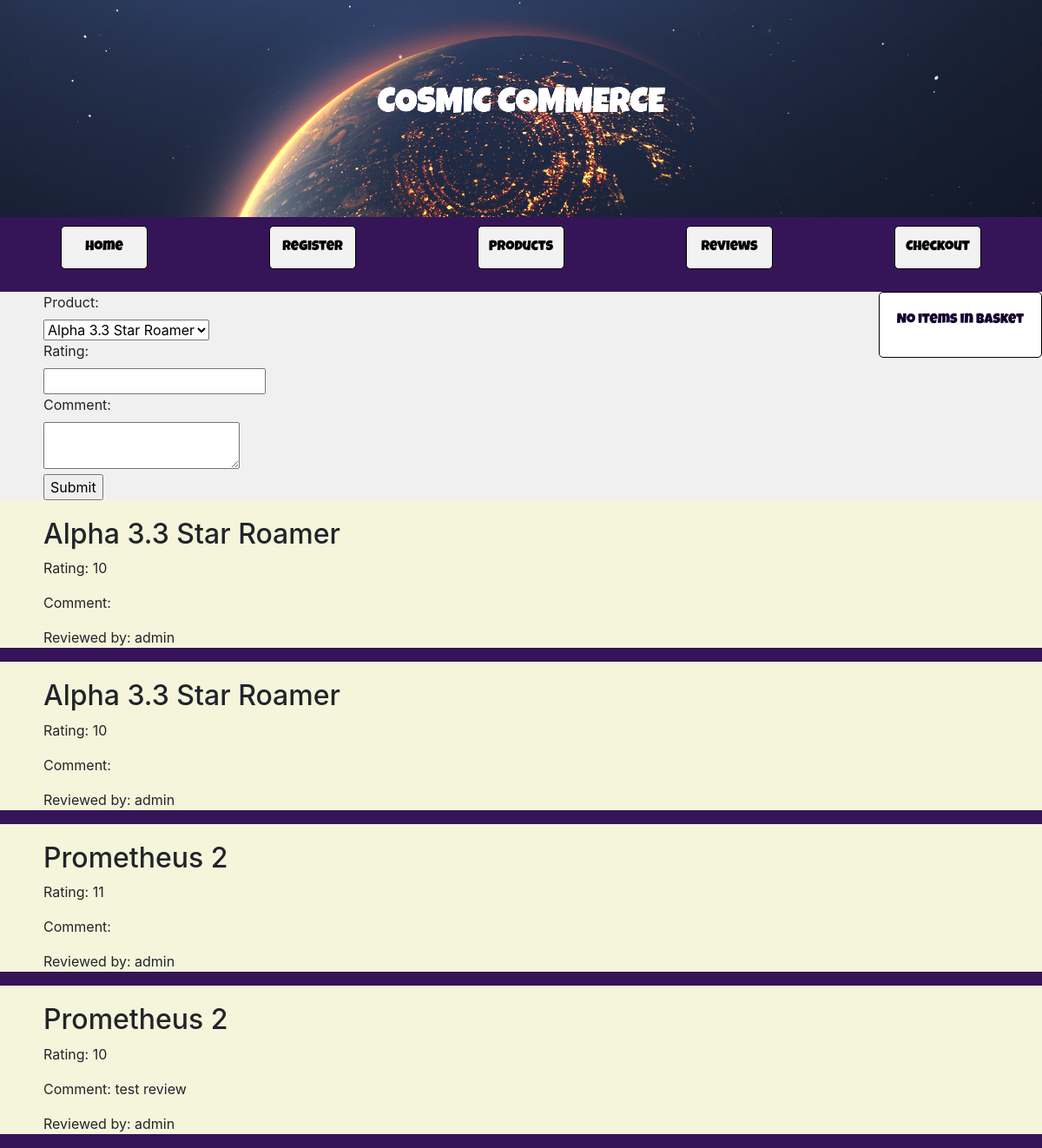
The page /reviews/ on the database as committed earlier.
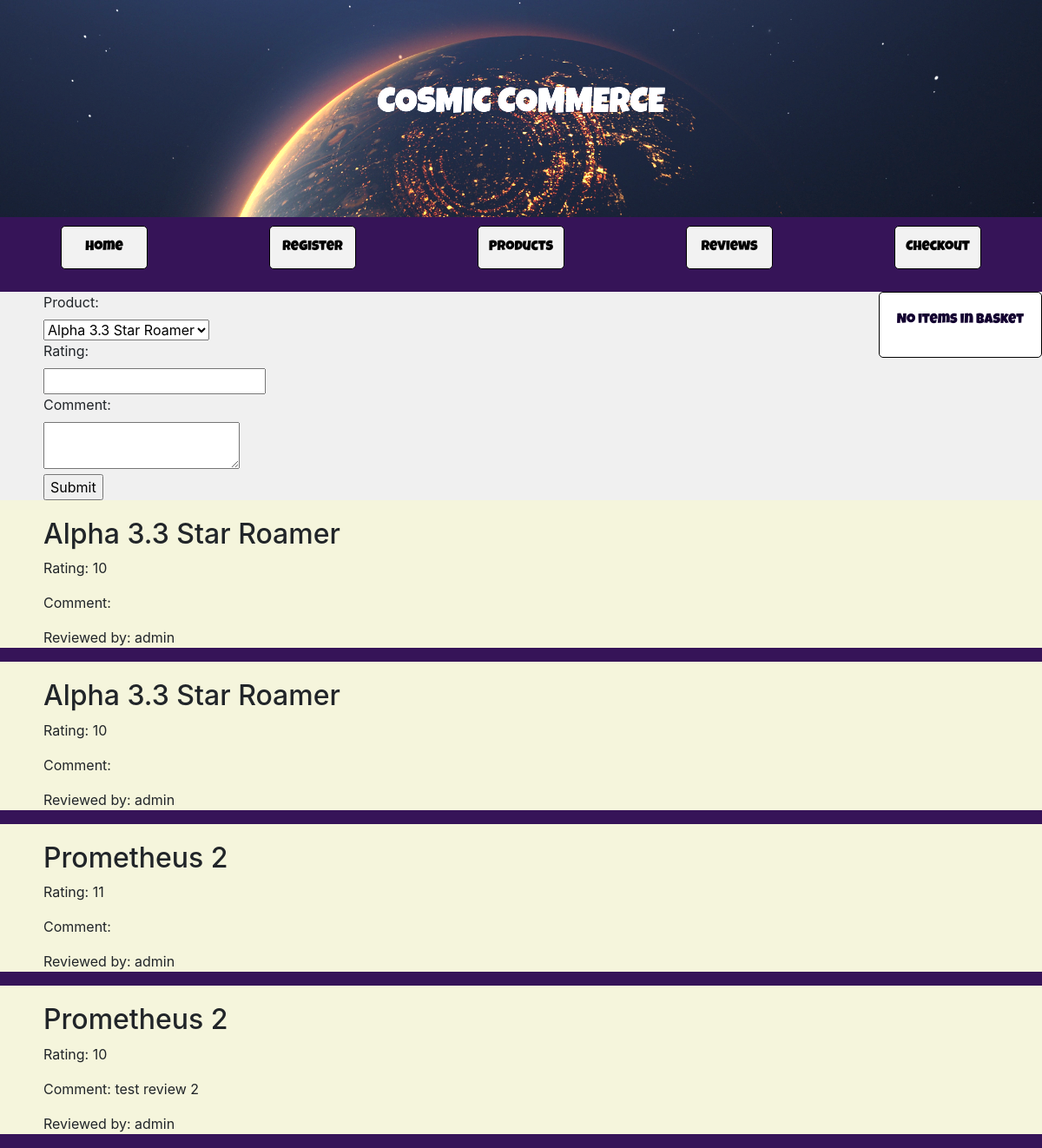
The same page on the database as committed later.
### catalog/models.py (models this page shows, shortened)
class Review(models.Model):
    product = models.ForeignKey(Product, on_delete=models.CASCADE)
    user = models.ForeignKey(User, on_delete=models.CASCADE)
    content = models.TextField()
    rating = models.IntegerField()
    comment = models.TextField(default='')
    def __str__(self):
        return f'Review for {self.product.title} by {self.user.username}'

class Product(models.Model):
    image = models.ImageField(upload_to='products/')
    title = models.CharField(max_length=200, default='Default Title')
    description = models.TextField()
    price = models.DecimalField(max_digits=6, decimal_places=2)
    category = models.ForeignKey(Category, null=True, blank=True, on_delete=models.CASCADE)
    featured = models.BooleanField(default=False)

### catalog/views.py (the view)
# urls.py: path('reviews/', views.reviews, name='reviews'),
def reviews(request):
    reviews = Review.objects.all()
    products = Product.objects.all()
    print(reviews) # Print all reviews to the terminal test REMOVE THIS LINE
    return render(request, 'catalog/reviews.html', {'reviews': reviews, 'products': products})

### catalog/context_processors.py (called while the page is built)
def basket(request):
    if request.user.is_authenticated:
        basket, created = Basket.objects.get_or_create(user=request.user)
        return {'basket': basket}
    else:
        return {}

### catalog/templates/catalog/reviews.html (shortened to what this page needs)
{% extends 'catalog/base.html' %}
{% block content %}
<div class="review-form">
    <form method="POST" action="{% url 'create_review' %}">
        <label for="product_id">Product:</label><br>
        <select id="product_id" name="product_id">
            {% for product in products %}
                <option value="{{ product.id }}">{{ product.title }}</option>
            {% endfor %}
        </select><br>
        <label for="rating">Rating:</label><br>
        <input type="text" id="rating" name="rating"><br>
        <label for="comment">Comment:</label><br>
        <textarea id="comment" name="comment"></textarea><br>
        <input type="submit" value="Submit">
    </form>
</div>
{% for review in reviews %}
    <div class="product-reviews">
        <h2>{{ review.product.title }}</h2>
        <p>Rating: {{ review.rating }}</p>
        <p>Comment: {{ review.comment }}</p>
        <p>Reviewed by: {{ review.user.username }}</p>
    </div>
{% empty %}
    <p>No reviews yet.</p>
{% endfor %}
{% endblock %}

Rows that differ between the two databases and show on the page:
changed Review: comment "test review" → "test review 2"
